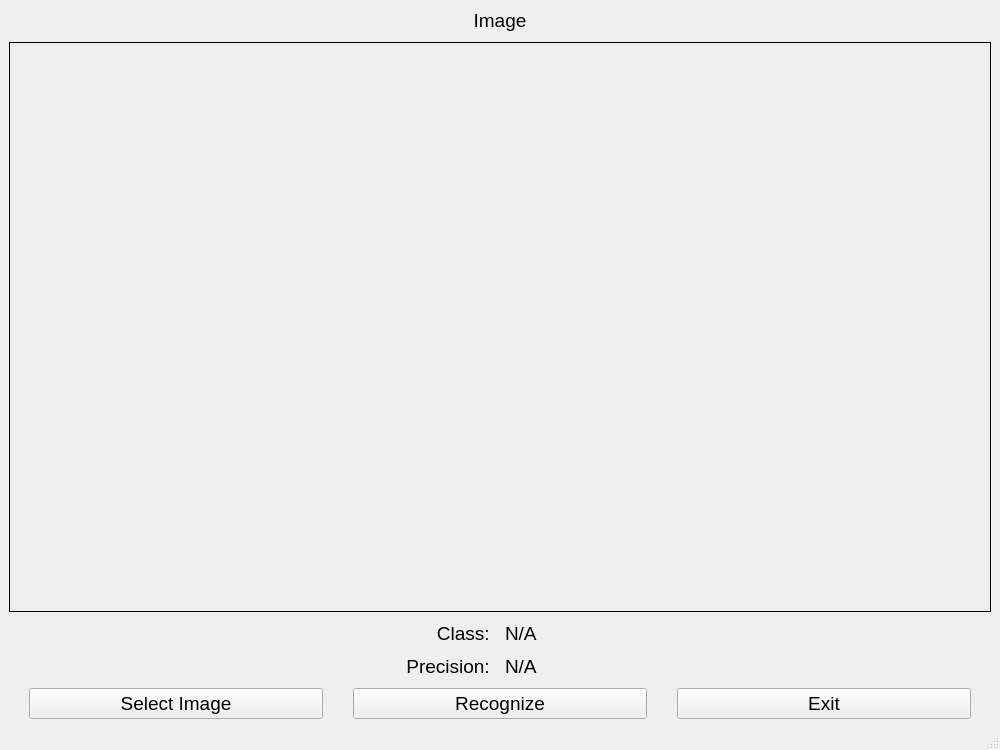
<?xml version="1.0" encoding="UTF-8"?>
<ui version="4.0">
 <class>MainWindow</class>
 <widget class="QMainWindow" name="MainWindow">
  <property name="geometry">
   <rect>
    <x>0</x>
    <y>0</y>
    <width>1000</width>
    <height>750</height>
   </rect>
  </property>
  <property name="minimumSize">
   <size>
    <width>1000</width>
    <height>750</height>
   </size>
  </property>
  <property name="maximumSize">
   <size>
    <width>1000</width>
    <height>750</height>
   </size>
  </property>
  <property name="font">
   <font>
    <weight>50</weight>
    <bold>false</bold>
    <kerning>true</kerning>
   </font>
  </property>
  <property name="acceptDrops">
   <bool>false</bool>
  </property>
  <property name="windowTitle">
   <string>Qt Recognition Demo</string>
  </property>
  <widget class="QWidget" name="centralwidget">
   <layout class="QVBoxLayout" name="verticalLayout" stretch="20">
    <item>
     <layout class="QHBoxLayout" name="horizontalLayout_4" stretch="5">
      <property name="spacing">
       <number>0</number>
      </property>
      <property name="sizeConstraint">
       <enum>QLayout::SetNoConstraint</enum>
      </property>
      <property name="rightMargin">
       <number>0</number>
      </property>
      <item>
       <layout class="QHBoxLayout" name="horizontalLayout">
        <property name="spacing">
         <number>0</number>
        </property>
        <item>
         <layout class="QVBoxLayout" name="verticalLayout_2" stretch="0,1,0,0,0">
          <property name="spacing">
           <number>10</number>
          </property>
          <item>
           <widget class="QLabel" name="labelTitleVideo">
            <property name="font">
             <font>
              <pointsize>14</pointsize>
              <weight>50</weight>
              <bold>false</bold>
             </font>
            </property>
            <property name="text">
             <string>Image</string>
            </property>
            <property name="alignment">
             <set>Qt::AlignCenter</set>
            </property>
           </widget>
          </item>
          <item>
           <layout class="QVBoxLayout" name="verticalLayout_7" stretch="0">
            <item>
             <widget class="QFrame" name="frameImage">
              <property name="sizePolicy">
               <sizepolicy hsizetype="Preferred" vsizetype="Preferred">
                <horstretch>0</horstretch>
                <verstretch>0</verstretch>
               </sizepolicy>
              </property>
              <property name="minimumSize">
               <size>
                <width>0</width>
                <height>0</height>
               </size>
              </property>
              <property name="autoFillBackground">
               <bool>false</bool>
              </property>
              <property name="styleSheet">
               <string notr="true"/>
              </property>
              <property name="frameShape">
               <enum>QFrame::Panel</enum>
              </property>
              <property name="frameShadow">
               <enum>QFrame::Plain</enum>
              </property>
              <property name="lineWidth">
               <number>1</number>
              </property>
              <property name="midLineWidth">
               <number>0</number>
              </property>
              <widget class="QLabel" name="labelImageWindow">
               <property name="geometry">
                <rect>
                 <x>0</x>
                 <y>0</y>
                 <width>0</width>
                 <height>0</height>
                </rect>
               </property>
               <property name="minimumSize">
                <size>
                 <width>0</width>
                 <height>0</height>
                </size>
               </property>
               <property name="maximumSize">
                <size>
                 <width>16777215</width>
                 <height>16777215</height>
                </size>
               </property>
               <property name="font">
                <font>
                 <pointsize>12</pointsize>
                 <weight>75</weight>
                 <bold>true</bold>
                </font>
               </property>
               <property name="text">
                <string/>
               </property>
               <property name="scaledContents">
                <bool>true</bool>
               </property>
               <property name="alignment">
                <set>Qt::AlignCenter</set>
               </property>
              </widget>
             </widget>
            </item>
           </layout>
          </item>
          <item>
           <layout class="QVBoxLayout" name="verticalLayout_6" stretch="0">
            <item>
             <layout class="QHBoxLayout" name="horizontalLayout_2" stretch="0,0">
              <item>
               <widget class="QLabel" name="labelTitleClass">
                <property name="font">
                 <font>
                  <pointsize>14</pointsize>
                 </font>
                </property>
                <property name="text">
                 <string>Class: </string>
                </property>
                <property name="alignment">
                 <set>Qt::AlignRight|Qt::AlignTrailing|Qt::AlignVCenter</set>
                </property>
               </widget>
              </item>
              <item>
               <widget class="QLabel" name="labelClassVal">
                <property name="font">
                 <font>
                  <pointsize>14</pointsize>
                 </font>
                </property>
                <property name="text">
                 <string>N/A</string>
                </property>
               </widget>
              </item>
             </layout>
            </item>
           </layout>
          </item>
          <item>
           <layout class="QHBoxLayout" name="horizontalLayout_6">
            <item>
             <widget class="QLabel" name="labelTitleSimilarity">
              <property name="font">
               <font>
                <pointsize>14</pointsize>
               </font>
              </property>
              <property name="text">
               <string>Precision: </string>
              </property>
              <property name="alignment">
               <set>Qt::AlignRight|Qt::AlignTrailing|Qt::AlignVCenter</set>
              </property>
             </widget>
            </item>
            <item>
             <widget class="QLabel" name="labelSimilarityVal">
              <property name="font">
               <font>
                <pointsize>14</pointsize>
               </font>
              </property>
              <property name="text">
               <string>N/A</string>
              </property>
             </widget>
            </item>
           </layout>
          </item>
          <item>
           <layout class="QHBoxLayout" name="horizontalLayout_3">
            <property name="spacing">
             <number>30</number>
            </property>
            <property name="leftMargin">
             <number>20</number>
            </property>
            <property name="rightMargin">
             <number>20</number>
            </property>
            <item>
             <widget class="QPushButton" name="buttonSelectImage">
              <property name="font">
               <font>
                <pointsize>14</pointsize>
               </font>
              </property>
              <property name="text">
               <string>Select Image</string>
              </property>
             </widget>
            </item>
            <item>
             <widget class="QPushButton" name="buttonRecognize">
              <property name="font">
               <font>
                <pointsize>14</pointsize>
               </font>
              </property>
              <property name="text">
               <string>Recognize</string>
              </property>
             </widget>
            </item>
            <item>
             <widget class="QPushButton" name="buttonExit">
              <property name="font">
               <font>
                <pointsize>14</pointsize>
               </font>
              </property>
              <property name="text">
               <string>Exit</string>
              </property>
             </widget>
            </item>
           </layout>
          </item>
         </layout>
        </item>
       </layout>
      </item>
     </layout>
    </item>
   </layout>
  </widget>
  <widget class="QStatusBar" name="statusbar"/>
 </widget>
 <resources/>
 <connections/>
</ui>
